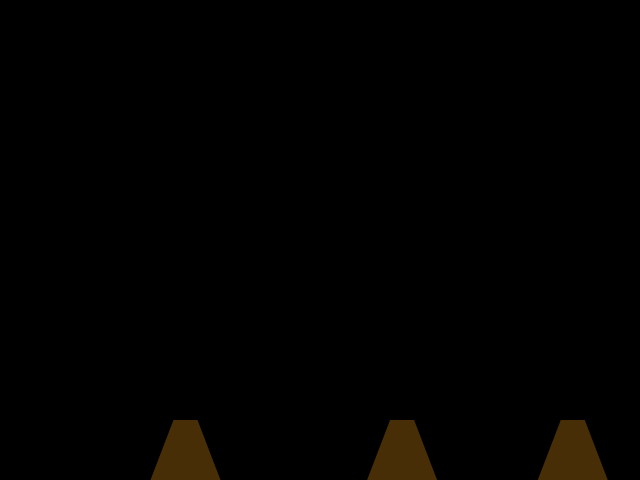
Frame 1 (no input)
Frame 60 (the mouse pressed at the canvas centre just before this capture): identical to frame 1, image omitted
Frame 120 (the mouse held since frame 60 and released just before this capture): identical to frame 1, image omitted

The Processing sketch that drew this single still picture (run headless with seeded random() and noise(); from frame 60 on, the mouse is pressed at the canvas centre):

// Processing sketch: Vulcano
// ── Vulcano.pde
int k=3;
boolean state;
ArrayList<fireball> ball;
ArrayList<volc> vulc;
void setup(){
  size(640,480);
  frameRate(60);
  state=false;
  ball=new ArrayList<fireball>();
  vulc=new ArrayList<volc>();
  for(int i=0;i<k;i++) vulc.add(new volc(random(40,600),(float)480));
}
void draw(){
  background(0);
  for(int i=0;i<k;i++){
    if((random(0,1)<0.2)&&(state)) ball.add(vulc.get(i).fire());
    vulc.get(i).display();
  }
   for(fireball f:ball) f.run();
}

void keyPressed(){ if((key=='n')||(key=='N')) state=!state; }
// ── fireball.pde
class fireball{
  float posx,posy,velx,vely,D;
  fireball(float posx,float posy,float D,float velx,float vely){
    this.posx=posx;
    this.posy=posy;
    this.velx=velx;
    this.vely=vely;
    this.D=D;
  }
  void display(){ noStroke(); fill(180,0,0); ellipse(posx,posy,D,D); }
  void move(){ posx+=velx; posy+=vely; }
  void gravity(){ vely+=0.1; }
  void run(){ move(); gravity(); display(); }
};
// ── volc.pde
class volc{
  float posx,posy;
  volc(float posx,float posy){
   this.posx=posx;
   this.posy=posy;
  }
  void display(){
    noStroke();
    fill(72,46,6);
    beginShape();
    vertex(posx-12,posy-60);
    vertex(posx+12,posy-60);
    vertex(posx+35,posy);
    vertex(posx-35,posy);
    endShape(CLOSE);
  }
  fireball fire(){ 
    return new fireball(posx,posy-60,random(5,10),random(-2,2),random(-8,-2));
  }
};
